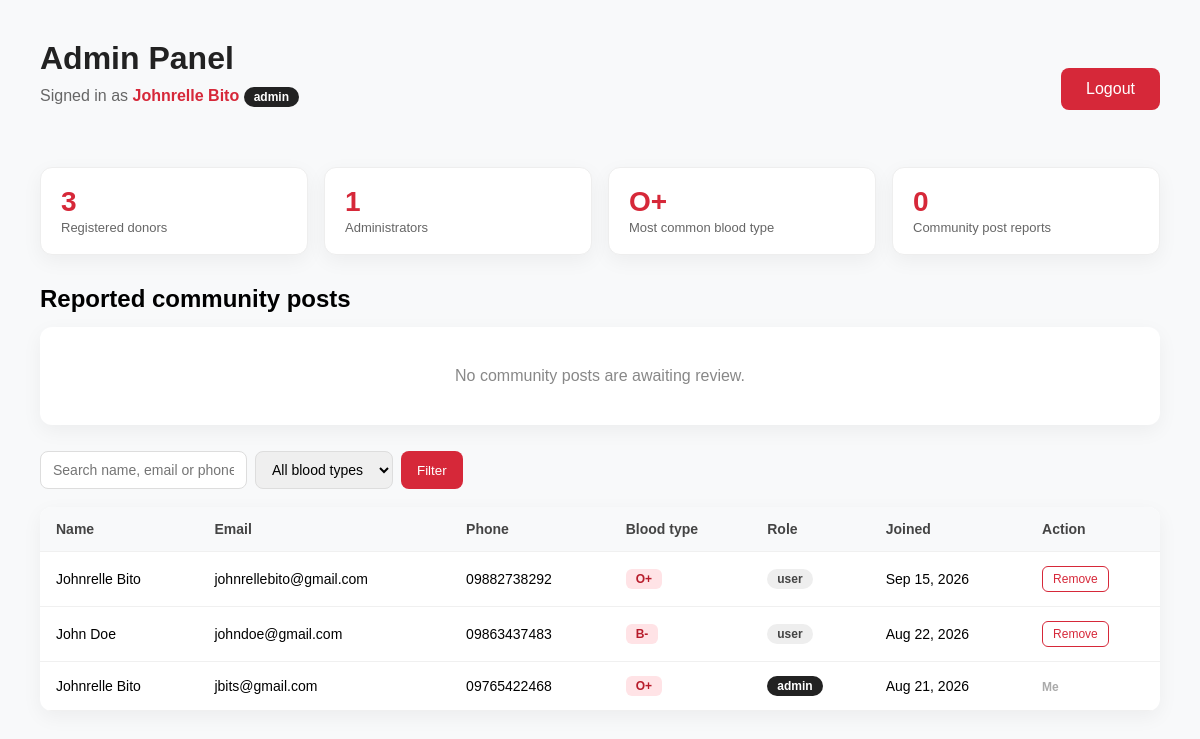
The app's page /admin/dashboard.php (signed in) with its own data.
### tables this page shows
CREATE TABLE `uinfo` (
  `id` int(10) UNSIGNED NOT NULL,
  `fname` varchar(100) DEFAULT '',
  `lname` varchar(100) DEFAULT '',
  `email` varchar(255) NOT NULL,
  `btype` enum('A+','A-','B+','B-','AB+','AB-','O+','O-') DEFAULT NULL,
  `phone` varchar(20) DEFAULT '',
  `city` varchar(120) DEFAULT '',
  `donor_available` tinyint(1) NOT NULL DEFAULT 0,
  `password` varchar(255) NOT NULL,
  `role` enum('user','admin') NOT NULL DEFAULT 'user',
  `notify_request_responses` tinyint(1) NOT NULL DEFAULT 1,
  `notify_post_comments` tinyint(1) NOT NULL DEFAULT 1,
  `created_at` timestamp NOT NULL DEFAULT current_timestamp()
);

### admin/dashboard.php (the view, shortened to what this page needs)
<?php
    $firstName = $_SESSION['first_name'] ?? '';
    $lastName  = $_SESSION['last_name'] ?? '';
    $pdo = (new Database())->getConnection();
    $search = trim($_GET['q'] ?? '');
    $where = [];
    $params = [];
    $whereSql = $where ? ('WHERE ' . implode(' AND ', $where)) : '';
    $stmt = $pdo->prepare("
        SELECT id, fname, lname, email, btype, phone, role, created_at
        FROM uinfo
        {$whereSql}
        ORDER BY created_at DESC
    ");
    $stmt->execute($params);
    $donors = $stmt->fetchAll();
    $totalStmt = $pdo->query("SELECT COUNT(*) AS total FROM uinfo");
    $totalDonors = (int) $totalStmt->fetch()['total'];
    $adminStmt = $pdo->query("SELECT COUNT(*) AS total FROM uinfo WHERE role = 'admin'");
    $totalAdmins = (int) $adminStmt->fetch()['total'];
    $typeCountStmt = $pdo->query("SELECT btype, COUNT(*) AS total FROM uinfo GROUP BY btype ORDER BY total DESC LIMIT 1");
    $topType = $typeCountStmt->fetch();
    $reportedPosts = [];
    $reportedPostCount = 0;
    $reportStorageAvailable = false;
    $interactionTableCheck = $pdo->prepare(
        "SELECT COUNT(*) FROM information_schema.TABLES
         WHERE TABLE_SCHEMA = DATABASE() AND TABLE_NAME IN ('post_interactions', 'community_posts')"
    );
    $interactionTableCheck->execute();
    if ((int) $interactionTableCheck->fetchColumn() === 2) {
        $reportStorageAvailable = true;
        $reportCountStmt = $pdo->query(
            "SELECT COUNT(*) FROM post_interactions WHERE interaction = 'report'"
        );
        $reportedPostCount = (int) $reportCountStmt->fetchColumn();
        $reportedPostsStmt = $pdo->query(
            "SELECT pi.post_id, pi.user_id AS reporter_id, pi.created_at AS reported_at,
                    cp.content, cp.post_type, u.fname AS reporter_name,
                    author.fname AS author_name, author.lname AS author_last_name
             FROM post_interactions pi
             JOIN community_posts cp ON cp.id = pi.post_id
             JOIN uinfo u ON u.id = pi.user_id
             JOIN uinfo author ON author.id = cp.user_id
             WHERE pi.interaction = 'report'
             ORDER BY pi.created_at ASC LIMIT 100"
        );
        $reportedPosts = $reportedPostsStmt->fetchAll();
    }
?>
<!DOCTYPE html>
<html lang="en">
<head>
    <link rel="stylesheet" href="../assets/dashb.css">
</head>
<body>
    <main class="dashboard">
        <div class="admin-topbar">
            <div>
                <h1>Admin Panel</h1>
                <p class="welcome">
                    Signed in as
                    <span class="user-name">
                        <?= htmlspecialchars($firstName . ' ' . $lastName, ENT_QUOTES, 'UTF-8') ?>
                    </span>
                    <span class="role-badge admin">admin</span>
                </p>
            </div>
            <a href="../logout.php" class="logout-btn" id="logoutButton" style="position:static;">Logout</a>
        </div>
        <div class="admin-stats">
            <div class="admin-stat-card">
                <span class="stat-value"><?= $totalDonors ?></span>
                <span class="stat-label">Registered donors</span>
            </div>
            <div class="admin-stat-card">
                <span class="stat-value"><?= $totalAdmins ?></span>
                <span class="stat-label">Administrators</span>
            </div>
            <div class="admin-stat-card">
                <span class="stat-value"><?= $topType['btype'] ?? '—' ?></span>
                <span class="stat-label">Most common blood type</span>
            </div>
            <div class="admin-stat-card">
                <span class="stat-value"><?= $reportStorageAvailable ? $reportedPostCount : '—' ?></span>
                <span class="stat-label">Community post reports</span>
            </div>
        </div>
        <h2>Reported community posts</h2>
        <div class="admin-table-wrapper" style="margin: 14px 0 26px;">
            <?php if (empty($reportedPosts)): ?>
                <p class="empty-state"><?= $reportStorageAvailable ? 'No community posts are awaiting review.' : 'Community reports are unavailable until database_sql/dashboard_features_migration.sql is applied.' ?></p>
            <?php endif; ?>
        </div>
        <form class="admin-filter-form" method="get" action="dashboard.php">
            <input
                type="text"
                name="q"
                placeholder="Search name, email or phone"
                value="<?= htmlspecialchars($search, ENT_QUOTES, 'UTF-8') ?>"
            >
            <select name="btype">
                <option value="">All blood types</option>
            </select>
            <button type="submit">Filter</button>
        </form>
        <br>
        <div class="admin-table-wrapper">
            <?php if (empty($donors)): ?>
                <p class="empty-state">No donors match this search.</p>
            <?php else: ?>
                <table class="admin-table">
                    <thead>
                        <tr>
                            <th>Name</th>
                            <th>Email</th>
                            <th>Phone</th>
                            <th>Blood type</th>
                            <th>Role</th>
                            <th>Joined</th>
                            <th>Action</th>
                        </tr>
                    </thead>
                    <tbody>
                        <?php foreach ($donors as $donor): ?>
                            <tr>
                                <td><?= htmlspecialchars($donor['fname'] . ' ' . $donor['lname'], ENT_QUOTES, 'UTF-8') ?></td>
                                <td><?= htmlspecialchars($donor['email'], ENT_QUOTES, 'UTF-8') ?></td>
                                <td><?= htmlspecialchars($donor['phone'], ENT_QUOTES, 'UTF-8') ?></td>
                                <td><span class="btype-badge"><?= htmlspecialchars($donor['btype'], ENT_QUOTES, 'UTF-8') ?></span></td>
                                <td><span class="role-badge <?= $donor['role'] === 'admin' ? 'admin' : 'user' ?>"><?= htmlspecialchars($donor['role'], ENT_QUOTES, 'UTF-8') ?></span></td>
                                <td><?= htmlspecialchars(date('M j, Y', strtotime($donor['created_at'])), ENT_QUOTES, 'UTF-8') ?></td>
                                <td>
                                    <?php if ((int) $donor['id'] !== (int) $_SESSION['user_id']): ?>
                                        <form method="post" action="delete_user.php" class="delete-user-form" style="display:inline;">
                                            <button type="submit" class="delete-btn">Remove</button>
                                        </form>
                                    <?php else: ?>
                                        <span style="color:#aaa; font-size:12px; font-weight: 600;">Me</span>
                                    <?php endif; ?>
                                </td>
                            </tr>
                        <?php endforeach; ?>
                    </tbody>
                </table>
            <?php endif; ?>
        </div>
    </main>
</body>
</html>

### assets/dashb.css (style rules this page uses)
* { box-sizing: border-box; margin: 0; padding: 0; }
body { font-family: Arial, sans-serif; background: #f8f9fa; }
.dashboard { padding: 40px; border-radius: 16px; }
h1 { margin-bottom: 10px; color: #222; }
.welcome { color: #666; margin-bottom: 30px; }
.user-name { color: #d62839; font-weight: bold; }
.logout-btn { display: inline-block; padding: 12px 25px; background: #d62839; color: white; position: absolute; top: 50px; right: 10px; text-decoration: none; border-radius: 8px; transition: 0.2s; }
.admin-topbar { display: flex; justify-content: space-between; align-items: center; flex-wrap: wrap; gap: 12px; margin-bottom: 30px; }
.admin-stats { display: grid; grid-template-columns: repeat(auto-fit, minmax(160px, 1fr)); gap: 16px; margin-bottom: 30px; }
.admin-stat-card { background: #fff; border: 1px solid #eee; border-radius: 12px; padding: 18px 20px; box-shadow: 0 6px 20px rgba(0, 0, 0, 0.05); }
.admin-stat-card .stat-value { font-size: 28px; font-weight: bold; color: #d62839; display: block; }
.admin-stat-card .stat-label { color: #666; font-size: 13px; }
.admin-table-wrapper { background: #fff; border-radius: 12px; box-shadow: 0 6px 20px rgba(0, 0, 0, 0.05); overflow-x: auto; }
table.admin-table { width: 100%; border-collapse: collapse; min-width: 640px; }
table.admin-table th, table.admin-table td { text-align: left; padding: 14px 16px; border-bottom: 1px solid #f0f0f0; font-size: 14px; }
table.admin-table th { background: #f8f9fa; color: #444; font-weight: 600; }
.role-badge { display: inline-block; padding: 3px 10px; border-radius: 999px; font-size: 12px; font-weight: 600; }
.role-badge.admin { background: #222; color: #fff; }
.role-badge.user { background: #eee; color: #444; }
.btype-badge { display: inline-block; padding: 3px 10px; border-radius: 6px; background: #ffe3e6; color: #b71c2b; font-size: 12px; font-weight: 600; }
.admin-filter-form { display: flex; gap: 8px; flex-wrap: wrap; }
.admin-filter-form input, .admin-filter-form select { padding: 9px 12px; border: 1px solid #ddd; border-radius: 8px; font-size: 14px; }
.admin-filter-form button { padding: 9px 16px; border: none; border-radius: 8px; background: #d62839; color: #fff; cursor: pointer; }
.delete-btn { background: none; border: 1px solid #d62839; color: #d62839; padding: 5px 10px; border-radius: 6px; font-size: 12px; cursor: pointer; }
.empty-state { padding: 40px; text-align: center; color: #888; }

### records on screen
uinfo: fname+lname "Johnrelle Bito", email "johnrellebito@gmail.com", phone "09882738292", btype "O+", role "user", created_at "Sep 15, 2026"
uinfo: fname+lname "John Doe", email "johndoe@gmail.com", phone "09863437483", btype "B-", role "user", created_at "Aug 22, 2026"
uinfo: fname+lname "Johnrelle Bito", email "jbits@gmail.com", phone "09765422468", btype "O+", role "admin", created_at "Aug 21, 2026", shows "Me"

### other values on screen
$firstName . ' ' . $lastName "Johnrelle Bito"
$totalDonors "3"
$totalAdmins "1"
$topType['btype'] "O+"
$reportedPostCount "0"
